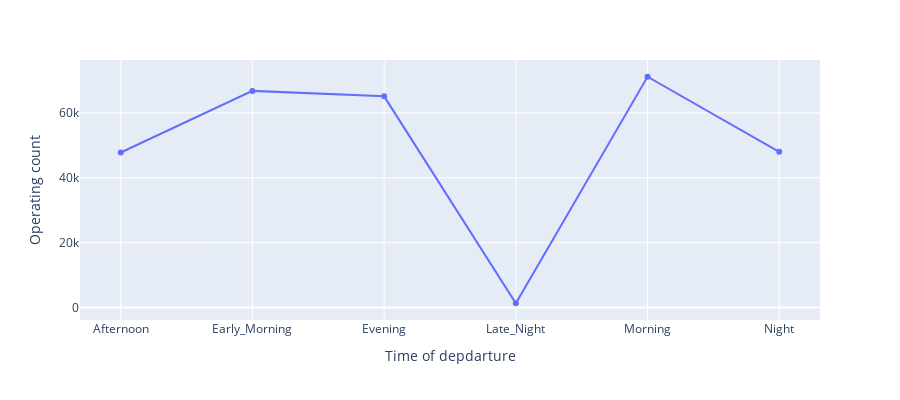

Notebook cell for this chart:
### Markdown cell above
What are the times at which the cities are operating most of their flights

### Code cell
departure_time = data.groupby('departure_time').count()['airline']
cities = [i for i,df in data.groupby('departure_time')]
px.line(x = cities,y = departure_time,width=900,height=400,labels={'x':"Time of depdarture",'y':'Operating count'},markers=True)

### Figure 1 — Plotly figure (JSON) as saved in the notebook; plotly's stock layout.template omitted (floating-point values rounded to 4 significant figures)
{"data": [{"hovertemplate": "Time of depdarture=%{x}<br>Operating count=%{y}<extra></extra>", "legendgroup": "", "line": {"color": "#636efa", "dash": "solid"}, "marker": {"symbol": "circle"}, "mode": "lines+markers", "name": "", "orientation": "v", "showlegend": false, "type": "scatter", "x": ["Afternoon", "Early_Morning", "Evening", "Late_Night", "Morning", "Night"], "xaxis": "x", "y": [47794, 66790, 65102, 1306, 71146, 48015], "yaxis": "y"}], "layout": {"height": 400, "legend": {"tracegroupgap": 0}, "margin": {"t": 60}, "width": 900, "xaxis": {"anchor": "y", "domain": [0, 1], "title": {"text": "Time of depdarture"}}, "yaxis": {"anchor": "x", "domain": [0, 1], "title": {"text": "Operating count"}}}}
